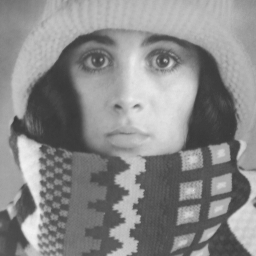
#> input picture assignment5/trui.png, 256 x 256 px
$ jupyter execute --allow-errors 'as5 Q2 and Q3.ipynb'
#> lines starting #> are read from the running program, lines starting #| are printed output that depends on the picture
[cell 1]
import matplotlib.pyplot as plt
import numpy as np
from skimage.io import imread

[cell 2]
from numpy.linalg import svd

def center(data):
  data_x = data[:, 0::2]
  data_y = data[:, 1::2]
  data_x = data_x - data_x.mean(axis=1).reshape(-1, 1)
  data_y = data_y - data_y.mean(axis=1).reshape(-1, 1)
  return data_x, data_y

def align(X0, data_x, data_y):
  result_x = np.zeros(data_x.shape)
  result_y = np.zeros(data_y.shape)
  for i in range(data_x.shape[0]):
    Y = np.zeros((2, 90))
    Y[0, :] = data_x[i, :]
    Y[1, :] = data_y[i, :]

    (u, s, vh) = svd(np.matmul(Y, X0.T), full_matrices=True)
    v = vh.T
    R = v @ u.T
    rp = R @ Y
    s = (X0[0, :] @ rp[0, :] + X0[1, :] @ rp[1, :]) / (rp[0, :] @ rp[0, :] + rp[1, 0] + rp[1, 0])
    scaled = s * rp
    result_x[i, :] = scaled[0, :]
    result_y[i, :] = scaled[1, :]
  return result_x, result_y

def plots(data_x, data_y, n, name, x):
  plt.subplot(2,2,x)
  for i in range(n):
    x=np.append(data_x[i,:],data_x[i,0])
    y=np.append(data_y[i,:],data_y[i,0])
    plt.plot(x, y, label='0before')
  plt.title(name)
  plt.axis('on')
  # plt.show()

def test2_1():
  XTrain = np.loadtxt("SIPdiatomsTrain.txt", delimiter= ',')
  XTrainL = np.loadtxt("SIPdiatomsTrain_classes.txt", delimiter= ',')
  XTest = np.loadtxt("SIPdiatomsTest.txt", delimiter= ',')
  XTestL = np.loadtxt("SIPdiatomsTest_classes.txt", delimiter= ',')
  # print(XTrain.shape)
  train_x, train_y  = center(XTrain)
  test_x, test_y = center(XTest)


  X0 = np.zeros((2, 90))
  X0[0,:] = train_x[0, :]
  X0[1,:] = train_y[0, :]

  train_x, train_y = align(X0, train_x, train_y)
  test_x, test_y = align(X0, test_x, test_y)


  train_x_orignal = np.zeros((500, 90))
  train_y_orignal = np.zeros((500, 90))
  train_x_orignal = XTrain[:,0::2]
  train_y_orignal = XTrain[:,1::2]
  test_x_orignal = np.zeros((500, 90))
  test_y_orignal = np.zeros((500, 90))
  test_x_orignal = XTest[:,0::2]
  test_y_orignal = XTest[:,1::2]


  target = np.zeros((2, 91))
  target[0,:]=np.append(train_x_orignal[0,:],train_x_orignal[0,0])
  target[1,:]=np.append(train_y_orignal[0,:],train_y_orignal[0,0])

  target1 = np.zeros((2, 91))
  target1[0,:]=np.append(train_x[0,:],train_x[0,0])
  target1[1,:]=np.append(train_y[0,:],train_y[0,0])

  n = 8

  plt.figure(figsize = (10, 10))

  plt.subplot(2,2,1)
  plt.plot(target[0, :], target[1, :],'-b', label='Target')
  for i in range(1,n):
    x=np.append(train_x_orignal[i,:],train_x_orignal[i,0])
    y=np.append(train_y_orignal[i,:],train_y_orignal[i,0])
    plt.plot(x, y)
  plt.title('Original training set')
  plt.legend()
  plt.xlim((-50, 55))
  plt.ylim((-50, 35))
  plt.axis('on')


  plt.subplot(2,2,2)
  plt.plot(target[0, :], target[1, :],'-b', label='Target')
  for i in range(n):
    x=np.append(test_x_orignal[i,:],test_x_orignal[i,0])
    y=np.append(test_y_orignal[i,:],test_y_orignal[i,0])
    plt.plot(x, y)
  plt.title('Original test set')
  plt.legend()
  plt.xlim((-50, 55))
  plt.ylim((-50, 35))
  plt.axis('on')


  plt.subplot(2,2,3)
  plt.plot(target1[0, :], target1[1, :],'-b', label='Centered target')
  for i in range(1,n):
    x=np.append(train_x[i,:],train_x[i,0])
    y=np.append(train_y[i,:],train_y[i,0])
    plt.plot(x, y)
  plt.title('Training set after alignment')
  plt.legend()
  plt.xlim((-30, 30))
  plt.ylim((-15, 15))
  plt.axis('on')


  plt.subplot(2,2,4)
  plt.plot(target1[0, :], target1[1, :],'-b', label='Centered target')
  for i in range(n):
    x=np.append(test_x[i,:],test_x[i,0])
    y=np.append(test_y[i,:],test_y[i,0])
    plt.plot(x, y)
  plt.title('Test set after alignment')
  plt.legend()
  plt.xlim((-30, 30))
  plt.ylim((-15, 15))
  plt.axis('on')
  plt.savefig('2.1.png',bbox_inches='tight')
  plt.show()

#> (the rest of this cell did not finish here and is left out)

[cell 3]
from sklearn.neighbors import KNeighborsClassifier

def test2_2():
    XTrain = np.loadtxt("SIPdiatomsTrain.txt", delimiter= ',')
    XTrainL = np.loadtxt("SIPdiatomsTrain_classes.txt", delimiter= ',')
    XTest = np.loadtxt("SIPdiatomsTest.txt", delimiter= ',')
    XTestL = np.loadtxt("SIPdiatomsTest_classes.txt", delimiter= ',')

    train_x, train_y  = center(XTrain)
    test_x, test_y = center(XTest)
    X0 = np.zeros((2, 90))
    X0[0,:] = train_x[0, :]
    X0[1,:] = train_y[0, :]
    train_x, train_y = align(X0, train_x, train_y)
    test_x, test_y = align(X0, test_x, test_y)

    knn = KNeighborsClassifier()
    knn.fit(XTrain, XTrainL)
    Pred_labels = knn.predict(XTest)
    acc = sum(Pred_labels==XTestL) / len(XTestL)
    print(acc)

    xTrain_pro = np.append(train_x, train_y, axis=1)
    xTest_pro = np.append(test_x, test_y, axis=1)

    knn2 = KNeighborsClassifier()
    knn2.fit(xTrain_pro, XTrainL)
    Pred_labels_aligned = knn2.predict(xTest_pro)
    acc_aligned = sum(Pred_labels_aligned==XTestL) / len(XTestL)
    print(acc_aligned)

#> (the rest of this cell did not finish here and is left out)

[cell 4]
def square_image(x,y):
    res = np.ones([x,y])
    res = np.pad(res, ((x,x),(y,y)), constant_values=(0,0))
    return res

def test3_4():
    image = square_image(5,5)
    plt.imshow(image, cmap="gray")
    plt.title('White square')
    plt.savefig('3.4.png',bbox_inches='tight')
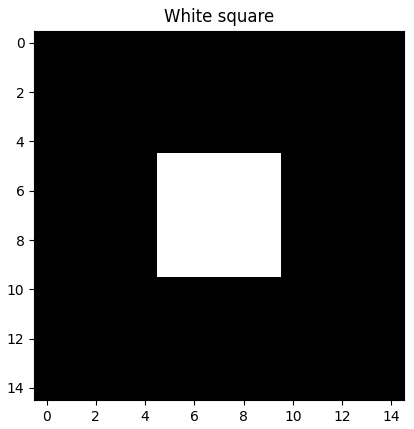
#> figure drawn by matplotlib, 1 panel


test3_4()

[cell 5]
from scipy.signal import convolve2d

# [6 lines of commented-out code are left out]

def shift_filter(image, x, y, boundary, fillvalue=0):
    kernel = np.zeros([2*abs(x)+1, 2*abs(y)+1])
    x = -1 if x > 0 else 0
    y = -1 if y > 0 else 0
    kernel[x, y] = 1
    kernel = kernel.T
    # print(kernel)
    result = convolve2d(image, kernel, mode='same',boundary=boundary,fillvalue=fillvalue)
    return result

def test3_5():
    image = square_image(5,5)
    x,y = 6,1
    newImage1 = shift_filter(image, x, y, 'fill')
    newImage4 = shift_filter(image, x, y, 'fill', fillvalue=1)
    newImage2 = shift_filter(image, x, y, 'wrap')
    newImage3 = shift_filter(image, x, y, 'symm')

    plt.figure(figsize = (15, 5))

    plt.subplot(1,5,1)
    plt.imshow(image, cmap="gray")
    plt.axis('on')
    plt.title("Original image")

    plt.subplot(1,5,2)
    plt.imshow(newImage1, cmap="gray")
    plt.axis('on')
    plt.title("boundary='fill',fillvalue=0")

    plt.subplot(1,5,3)
    plt.imshow(newImage4, cmap="gray")
    plt.axis('on')
    plt.title("boundary='fill',fillvalue=1")

    plt.subplot(1,5,4)
    plt.imshow(newImage2, cmap="gray")
    plt.axis('on')
    plt.title("boundary='wrap'")

    plt.subplot(1,5,5)
    plt.imshow(newImage3, cmap="gray")
    plt.axis('on')
    plt.title("boundary='symm'")
    plt.savefig('3.5.png',bbox_inches='tight')
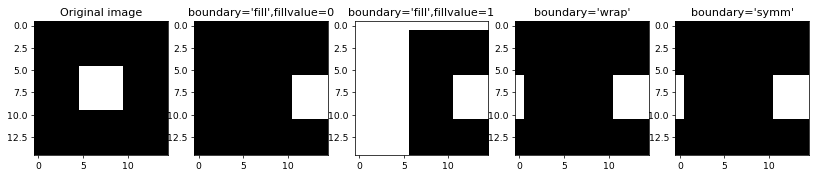
#> figure drawn by matplotlib, 5 panels
    plt.show()

test3_5()

[cell 6]
from skimage.transform import warp,AffineTransform
image = square_image(5,5)
tform = AffineTransform(
    translation=(1,1),
        # shear=np.pi/6,
        )
print(tform.params)
warped = warp(image, tform.inverse)
matrix = np.array([[1, 0, 1], [0, 1, 1], [0, 0, 1]])
# warped = warp(image, matrix.inverse)

plt.figure(figsize = (15, 5))

plt.subplot(1,4,1)
plt.imshow(image, cmap="gray")
plt.axis('on')
plt.title("Original image")

plt.subplot(1,4,2)
plt.imshow(warped, cmap="gray")
plt.axis('on')
plt.title("Translating by t=(0.6, 1.2)^T")
# plt.savefig('3.6.png',bbox_inches='tight')
plt.show()
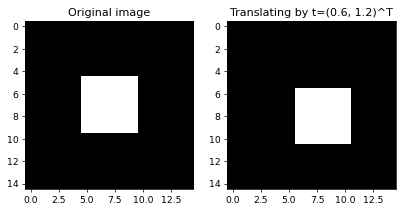
#> figure drawn by matplotlib, 2 panels
# from skimage.transform import ProjectiveTransform
# warped = warp(image, ProjectiveTransform(matrix=matrix))

[cell 7]
def shift_homogeneous(image, tx, ty):
#> called with image = array of shape (15, 15), tx = 0.6, ty = 1.2
    image_x, image_y = image.shape
    matrix = np.matrix([[1,0,tx],
                        [0,1,ty],
                        [0,0,1]])
    matrix = matrix.I
    result = np.zeros([image_x, image_y])
    for i in range(image_x):
        for j in range(image_y):
            vector = np.asarray([[i],[j],[1]])
            oldXY = matrix @ vector
            x=round(oldXY[0,0])
            y=round(oldXY[1,0])
            # result[x,y]=image[i,j]
            result[i,j]=image[x,y]
    return result

def test3_6():
    image1 = square_image(5,5)
    # image = imread('trui.png')
    x,y = 0.6,1.2
    newImage1 = shift_homogeneous(image, x, y)
    # newImage2 = shift_filter(image, x, y, 'wrap')
    # newImage3 = shift_filter(image, x, y, 'symm')

    plt.figure(figsize = (15, 5))

    plt.subplot(1,4,1)
    plt.imshow(image, cmap="gray")
    plt.axis('on')
    plt.title("Original image")

    plt.subplot(1,4,2)
    plt.imshow(newImage1, cmap="gray")
    plt.axis('on')
    plt.title("Translating by t=(0.6, 1.2)^T")
    plt.savefig('3.6.png',bbox_inches='tight')
    plt.show()

test3_6()

# [14 lines of commented-out code are left out]

[cell 8]
from scipy import fft

def shift_fft(img, tx, ty):
  size = img.shape
  img_fft = fft.fft2(img)
  x, y = np.arange(size[1]), np.arange(size[0])
  xx, yy = np.meshgrid(x, y)
  kernel = np.exp(-2*np.pi*1.j*(xx *tx/size[1] + yy *ty/size[0]))
  img_fft_derive = img_fft*kernel
  img_derive = fft.ifft2(img_fft_derive)
  return abs(img_derive)

def test3_7():
    image = square_image(5,5)

    newImage1 = shift_fft(image, 6, 0)
    newImage2 = shift_fft(image, 0, 1)
    newImage3 = shift_fft(image, -2, -2)
    # print(newImage1)

    plt.figure(figsize = (15, 5))

    plt.subplot(1,4,1)
    plt.imshow(image, cmap="gray")
    plt.axis('on')
    plt.title("Original image")

    plt.subplot(1,4,4)
    plt.imshow(newImage1, cmap="gray")
    plt.axis('on')
    plt.title("Move right by 6 pixel")

    plt.subplot(1,4,2)
    plt.imshow(newImage2, cmap="gray")
    plt.axis('on')
    plt.title("Move down by 1 pixel")

    plt.subplot(1,4,3)
    plt.imshow(newImage3, cmap="gray")
    plt.axis('on')
    plt.title("Move up and left by 2 pixels")
    plt.savefig('3.7.png',bbox_inches='tight')
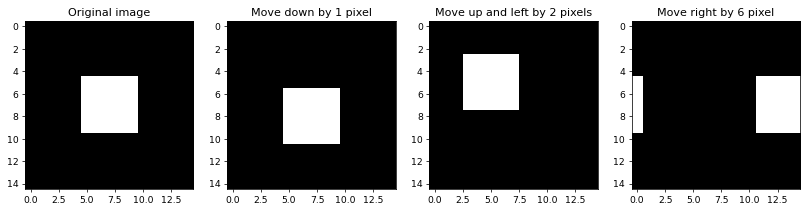
#> figure drawn by matplotlib, 4 panels
    plt.show()

test3_7()

[cell 9]
def test3_8():
    image = square_image(5,5)
    image1 = imread('trui.png')
#> image1 is the input picture: shape (256, 256); min 56, max 241, mean 137.7

    n=0.15
    newImage1 = shift_fft(image, n, n)
    newImage2 = shift_fft(image1, n, n)
#> in shift_fft (call 5), `return abs(img_derive)`:
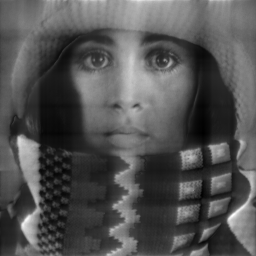
#> returned value: shape (256, 256) float64; min 84.37, max 263.7, mean 142.8; drawn with min black and max white

    plt.figure(figsize = (9.7, 8))

    plt.subplot(2,2,1)
    plt.imshow(image, cmap="gray")
    plt.axis('on')
    plt.colorbar()
    plt.title("White square")

    plt.subplot(2,2,3)
    plt.imshow(newImage1, cmap="gray")
    plt.axis('on')
    plt.colorbar()
    plt.title("Move up and left by 0.15 pixel")

    plt.subplot(2,2,2)
    plt.imshow(image1, cmap="gray")
    plt.axis('on')
    plt.colorbar()
    plt.title("trui.png")

    plt.subplot(2,2,4)
    plt.imshow(newImage2, cmap="gray")
    plt.axis('on')
    plt.title("Move up and left by 0.15 pixel")
    plt.colorbar()

    plt.savefig('3.8.png',bbox_inches='tight')
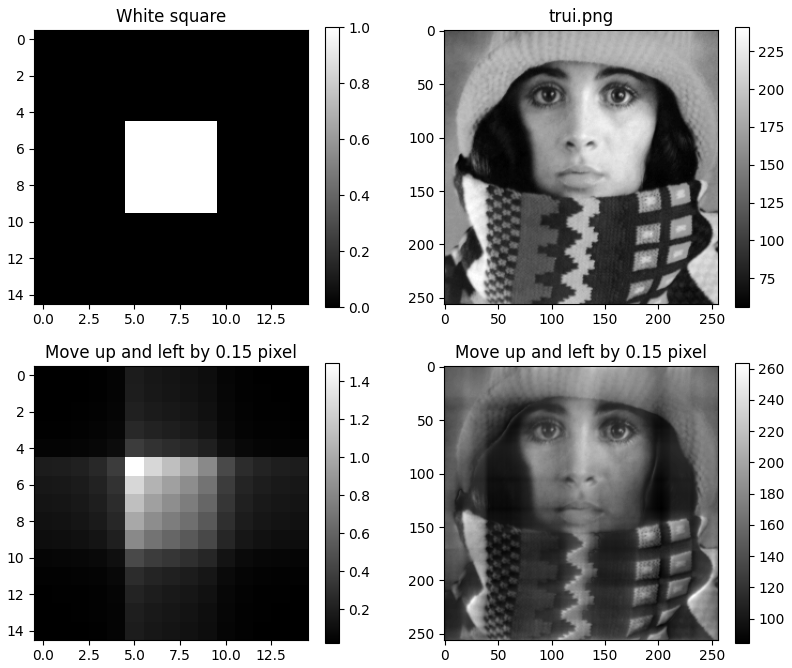
#> figure drawn by matplotlib, 8 panels
    plt.show()

test3_8()
